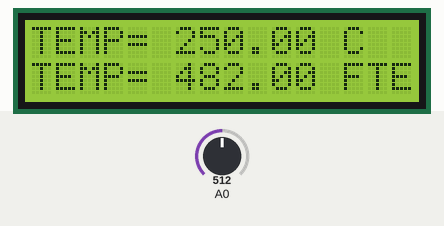
Simulated run of this sketch. Board: Arduino Uno, built with avr-gcc and run on an emulated ATmega328P. Parts: 16×2 character LCD. The test bench sets the inputs (shaded band); at power-on: A0 = 512. What the sketch prints to the serial monitor is not drawn.

Above: at 1.2 s.
1.3 s: A0 set to 214
At 2.7 s:
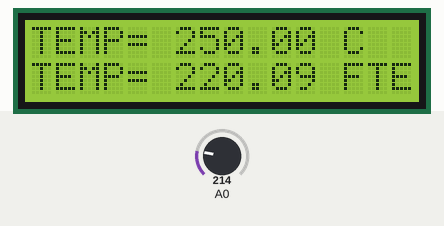
3.0 s: A0 set to 197
At 4.2 s:
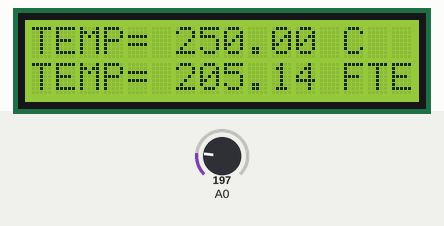
4.5 s: A0 set to 84
At 4.9 s:
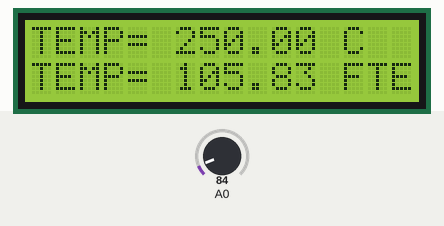
6.1 s: A0 set to 69
At 7.2 s:
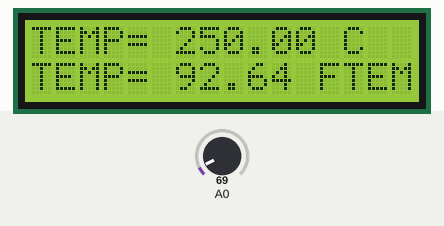
8.1 s: A0 set to 122
At 8.5 s:
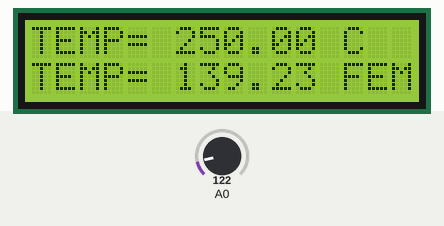
10.1 s: A0 set to 0
At 11.7 s:
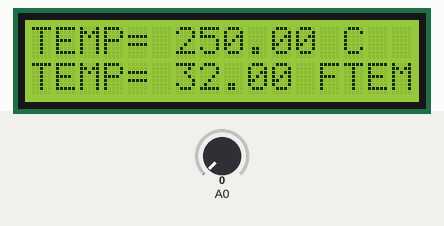
Timing chart, 0 to 13.1 s (numbered marks = the images above; inputs shaded):
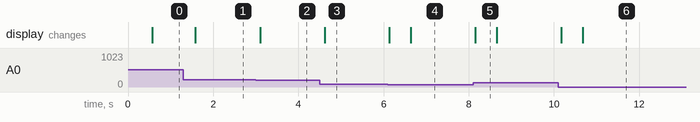

The sketch:

Temperature_Sensor_lcd.ino
```cpp
#include<LiquidCrystal.h>
LiquidCrystal lcd(12,11,5,4,3,2);   //defining lcd pins

int value=0;            //initializing variables
float volts=0.0;
float temp=0.0;
float tempF=0.0;

void setup()
{

 Serial.begin(9600);
  lcd.begin(16,2);      // set up the LCD's number of columns and rows

 }
void loop(){

  value=analogRead(A0);          //read from A0
  volts=(value/1024.0)*5.0;      //conversion to volts
  temp= volts*100.0;             //conversion to temp Celsius
  tempF=temp*9/5+32;             //conversion to temp Fahrenheit

//display temp no lcd

  Serial.print("temperature= ");
  Serial.println(temp);
  //lcd.setCursor(0,0);
  lcd.print("TEMP= ");
  lcd.print(temp);
  lcd.print(" C");
  lcd.setCursor(0,1);
  lcd.print("TEMP= ");
  lcd.print(tempF);
  lcd.print(" F");
  delay(500);

}
```

Measured:
- the behaviour switches between 205 and 204 on A0 (found by bisection; images 1 and 2)
- the behaviour switches between 78 and 77 on A0 (found by bisection; images 3 and 4)
- after the input at 1.3 s, the display: changes after 0.28 s (image 1)
- after the input at 3.0 s, the display: changes after 0.10 s (image 2)
- after the input at 4.5 s, the display: changes after 0.12 s (image 3)
- after the input at 6.1 s, the display: first changes at once (image 4 shows a later state)
- after the input at 8.1 s, the display: changes after 0.05 s (image 5)
- after the input at 10.1 s, the display: first changes after 0.07 s (image 6 shows a later state)
